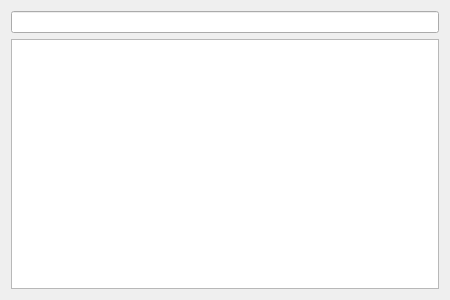
<?xml version="1.0" encoding="UTF-8"?>
<ui version="4.0">
 <class>VerticalFileSwitcher</class>
 <widget class="QWidget" name="VerticalFileSwitcher">
  <property name="geometry">
   <rect>
    <x>0</x>
    <y>0</y>
    <width>450</width>
    <height>300</height>
   </rect>
  </property>
  <property name="windowTitle">
   <string>Switch File</string>
  </property>
  <layout class="QVBoxLayout" name="verticalLayout">
   <item>
    <widget class="ClearLineEdit" name="switcherLineEdit"/>
   </item>
   <item>
    <widget class="QListWidget" name="switcherList"/>
   </item>
  </layout>
 </widget>
 <customwidgets>
  <customwidget>
   <class>ClearLineEdit</class>
   <extends>QLineEdit</extends>
   <header location="global">ClearLineEdit.h</header>
  </customwidget>
 </customwidgets>
 <resources/>
 <connections/>
</ui>
